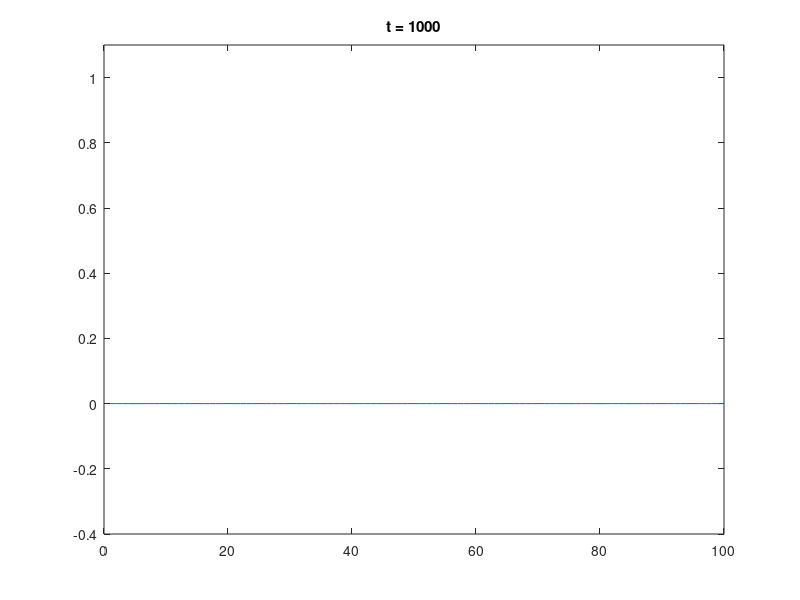

Here is the MATLAB script that generated this plot:
% FHN model in 1d
%     du/dt = (a-u) * (u-1) * u-v + D*Laplacian u;
%     dv/dt = eps * (beta * u - gamma * v - delta);

% parameter values
a=0.1; beta=0.5; gamma=1; delta=0; eps=0.01; % excitable
%a=-0.1; beta=0.5; gamma=1; delta=0; eps=0.01; % oscillatory

% numerical and stimulation parameters
dt = 0.5;   % time step size
dx = 1;  % spatial resolution
endtime=1000; % simulation duration
nsteps=ceil(endtime/dt);    % calculate number of time steps
diff=0.1; % diffusion coefficient
nx=100;     % domain size

% initial values for state variables
u = zeros(nx,1);       % zeros everywhere
v = zeros(nx,1);    % 0.5 everywhere
% start a propagating wave
u(1,1)=0.8;

% arrays for time and space values (for plotting)
t = dt:dt:endtime;
xx=1:nx;
xx=xx*dx;

ddt_o_dx2=diff*dt/(dx*dx);  % useful combination; avoid computing repeatedly
unew = zeros(nx,1);        % array to store updated u values

% time loop
for ntime=1:nsteps
    
    for i=1:nx
        % calculate derivatives at this point
        du = (a-u(i))*(u(i)-1)*u(i)-v(i);
        dv = eps*(beta*u(i)-gamma*v(i)-delta);
        
        % calculate coupling term
        if(i==1)
            xlap=2*(u(2)-u(1));
        elseif(i==nx)
            xlap=2*(u(nx-1)-u(nx));
        else
            xlap=u(i-1)-2*u(i)+u(i+1);
        end
        
        % update variables using forward Euler
        unew(i) = u(i) + dt*du + ddt_o_dx2*xlap;
        v(i) = v(i) + dt*dv;
        
    end
    
    % now that all locations have been updated, overwrite u
    u = unew;
    
    % plot every 10 time steps
    if(mod(ntime,10)==0)
        figure(1)
        plot(xx,u),title(['t = ',num2str(ntime*dt)]),ylim([-0.4 1.1]),drawnow
    end
    
end


